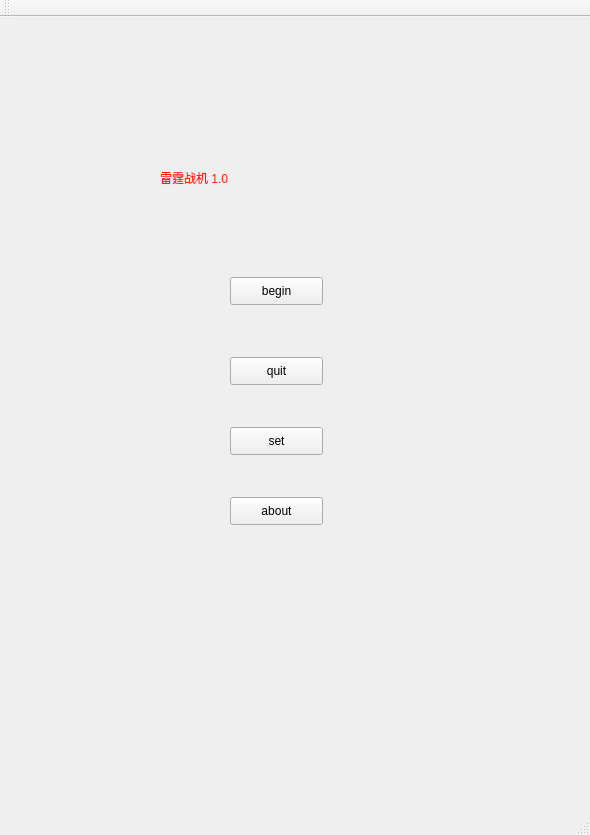
<?xml version="1.0" encoding="UTF-8"?>
<ui version="4.0">
 <class>mainWindowClass</class>
 <widget class="QMainWindow" name="mainWindowClass">
  <property name="geometry">
   <rect>
    <x>0</x>
    <y>0</y>
    <width>590</width>
    <height>835</height>
   </rect>
  </property>
  <property name="windowTitle">
   <string>mainWindow</string>
  </property>
  <property name="styleSheet">
   <string notr="true">#centralWidget{
border-image: url(:/mainWindow/mainWindowBack);
}</string>
  </property>
  <widget class="QWidget" name="centralWidget">
   <widget class="QPushButton" name="btn_begin">
    <property name="geometry">
     <rect>
      <x>230</x>
      <y>260</y>
      <width>93</width>
      <height>28</height>
     </rect>
    </property>
    <property name="text">
     <string>begin</string>
    </property>
   </widget>
   <widget class="QPushButton" name="btn_quit">
    <property name="geometry">
     <rect>
      <x>230</x>
      <y>340</y>
      <width>93</width>
      <height>28</height>
     </rect>
    </property>
    <property name="text">
     <string>quit</string>
    </property>
   </widget>
   <widget class="QPushButton" name="btn_about">
    <property name="geometry">
     <rect>
      <x>230</x>
      <y>480</y>
      <width>93</width>
      <height>28</height>
     </rect>
    </property>
    <property name="text">
     <string>about</string>
    </property>
   </widget>
   <widget class="QPushButton" name="btn_set">
    <property name="geometry">
     <rect>
      <x>230</x>
      <y>410</y>
      <width>93</width>
      <height>28</height>
     </rect>
    </property>
    <property name="text">
     <string>set</string>
    </property>
   </widget>
   <widget class="QLabel" name="label">
    <property name="geometry">
     <rect>
      <x>160</x>
      <y>120</y>
      <width>251</width>
      <height>81</height>
     </rect>
    </property>
    <property name="styleSheet">
     <string notr="true">font: 24pt &quot;隶书&quot;;
color: rgb(255, 34, 5);</string>
    </property>
    <property name="text">
     <string>雷霆战机 1.0</string>
    </property>
   </widget>
  </widget>
  <widget class="QMenuBar" name="menuBar">
   <property name="geometry">
    <rect>
     <x>0</x>
     <y>0</y>
     <width>590</width>
     <height>26</height>
    </rect>
   </property>
  </widget>
  <widget class="QToolBar" name="mainToolBar">
   <attribute name="toolBarArea">
    <enum>TopToolBarArea</enum>
   </attribute>
   <attribute name="toolBarBreak">
    <bool>false</bool>
   </attribute>
  </widget>
  <widget class="QStatusBar" name="statusBar"/>
 </widget>
 <layoutdefault spacing="6" margin="11"/>
 <resources>
  <include location="mainWindow.qrc"/>
 </resources>
 <connections/>
</ui>
